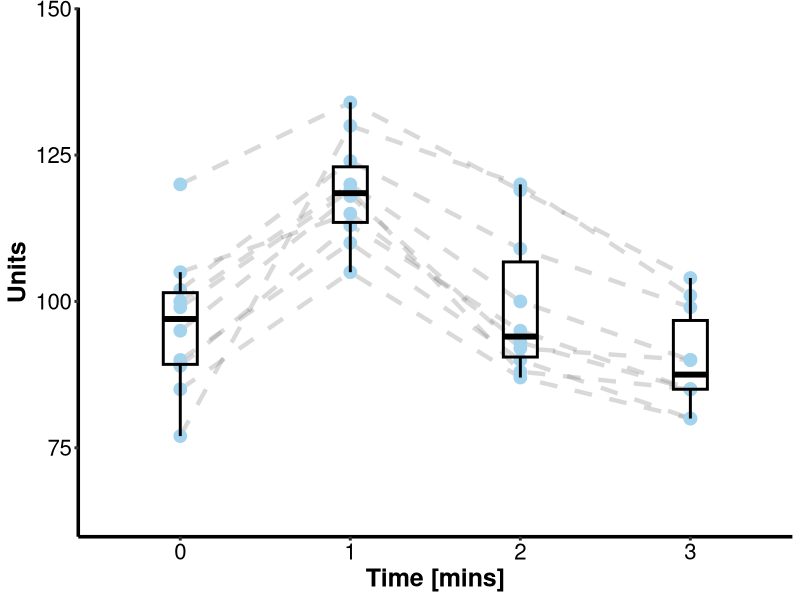

This figure's R source:
library(ggplot2)
library(readr)

# Read the data in from a separate file in long format

test = read_csv("./test_data.csv")
test = data.frame(test)

# Create a nice theme

theme_update(axis.line.y = element_line(colour="black"),
             axis.line.x = element_line(colour="black"),
             axis.text = element_text(colour="black"),
             panel.grid.major = element_blank(),
             panel.grid.minor = element_blank(),
             panel.background = element_blank(),
             axis.text.x  = element_text(size=16),
             axis.text.y  = element_text(size=16),
             axis.title.x  = element_text(size=18,vjust=1, face="bold"),
             axis.title.y  = element_text(size=18, face = "bold", vjust=1, angle = 90),
             axis.line = element_line(size = 1.2, linetype = "solid"),
             axis.ticks = element_line(size = 1), legend.position="none")


# Dot and box plot with joined lines

ggplot(data=test, aes (x=factor(Time), y= Value)) +
  geom_line(aes(group=ID), alpha=I(0.3), colour = "grey50", lwd=1.5, linetype="dashed") +
  geom_point(size = 4, colour = "lightskyblue2") +
  scale_y_continuous (limits=c(60,150), expand=c(0,0.2)) +
  xlab("Time [mins]") +
  ylab("Units") +
  geom_boxplot(outlier.shape=NA, fill= NA,  colour="black", width=0.2, lwd=1)
